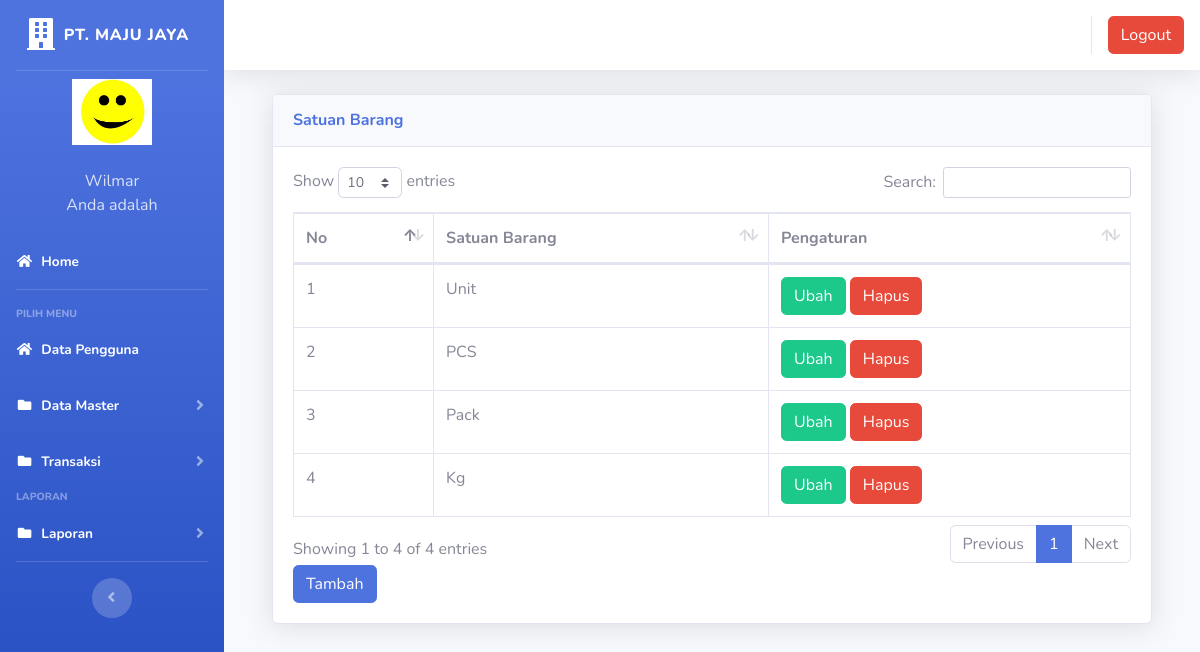
The app's page /index.php?page=satuanbarang (signed in) with its own data.
### tables this page shows
CREATE TABLE `users` (
  `id` int(11) NOT NULL AUTO_INCREMENT,
  `nik` varchar(10) NOT NULL,
  `nama` varchar(100) NOT NULL,
  `alamat` text NOT NULL,
  `telepon` varchar(20) NOT NULL,
  `username` varchar(25) NOT NULL,
  `password` text NOT NULL,
  `foto` varchar(25) NOT NULL,
  PRIMARY KEY (`id`)
);

CREATE TABLE `satuan` (
  `id` int(11) NOT NULL AUTO_INCREMENT,
  `satuan` varchar(20) NOT NULL,
  PRIMARY KEY (`id`)
);

### page/satuanbarang/satuan.php (the view, shortened to what this page needs)
<div class="container-fluid">
  <div class="card shadow mb-4">
    <div class="card-header py-3">
      <h6 class="m-0 font-weight-bold text-primary">Satuan Barang</h6>
    </div>
    <div class="card-body">
      <div class="table-responsive">
        <table class="table table-bordered" id="dataTable" width="100%" cellspacing="0">
        <thead>
                                <tr>
			<th>No</th>
			<th>Satuan Barang</th>
			<th>Pengaturan</th>
                                </tr>
		</thead>
          <tbody>
            <?php
	$no = 1;
	$sql = $koneksi->query("select * from satuan");
	while ($data = $sql->fetch_assoc()) {
	?>
                                <tr>
                                    <td><?php echo $no++; ?></td>
			<td><?php echo $data['satuan'] ?></td>
			<td>
			<a href="?page=satuanbarang&aksi=ubahsatuan&id=<?php echo $data['id'] ?>" class="btn btn-success" >Ubah</a>
			<a onclick="return confirm('Apakah anda yakin akan menghapus data ini?')" href="?page=satuanbarang&aksi=hapussatuan&id=<?php echo $data['id'] ?>" class="btn btn-danger" >Hapus</a>
			</td>
                                </tr>
	<?php }?>
		   </tbody>
                        </table>
<a href="?page=satuanbarang&aksi=tambahsatuan" class="btn btn-primary" >Tambah</a>
      </div>
    </div>
  </div>
</div>

### index.php (shortened to what this page needs)
<?php
	$koneksi = new mysqli("localhost","root","","inventori");
	?>
<!DOCTYPE html>
<html lang="en">
<head>
  <link href="vendor/fontawesome-free/css/all.min.css" rel="stylesheet" type="text/css">
  <link href="css/sb-admin-2.min.css" rel="stylesheet">
  <link href="vendor/datatables/dataTables.bootstrap4.min.css" rel="stylesheet">
</head>
<body id="page-top">
  <div id="wrapper">
    <ul class="navbar-nav bg-gradient-primary sidebar sidebar-dark accordion" id="accordionSidebar">
      <a class="sidebar-brand d-flex align-items-center justify-content-center" href="index.php">
        <div class="sidebar-brand-icon">
          <i class="fas fa-building"></i>
        </div>
        <div class="sidebar-brand-text mx-2">PT. MAJU JAYA</div>
      </a>
      <hr class="sidebar-divider my-0">
 <?php
	 $user = $_SESSION['superadmin'];
   $sql =$koneksi->query("select * from users where id='$user'");
   $data = $sql->fetch_assoc();
   ?>
    <li class="d-flex align-items-center justify-content-center">
        <a class="nav-link">
		 <img src="img/<?php echo $data['foto']?>" class="img-circle" width="80" alt="User"/></a>
	  </li>
		 <li class="nav-item ">
        <a class="nav-link">
         	<div class="d-flex align-items-center justify-content-center" class="name">  <?php echo  $data['nama'];?></div></font>
			<div class="d-flex align-items-center justify-content-center" class="email">Anda adalah <?php echo $data['level'];?></div>
		 </a>
      </li>
      <li class="nav-item active">
        <a class="nav-link" href="?page=home">
          <i class="fas fa-fw fa-home"></i>
          <span>Home</span></a>
      </li>
      <hr class="sidebar-divider">
      <div class="sidebar-heading">
        Pilih Menu
      </div>
	    <li class="nav-item active">
        <a class="nav-link" href="?page=pengguna">
          <i class="fas fa-fw fa-home"></i>
          <span>Data Pengguna</span></a>
      </li>
	   <li class="nav-item active">
        <a class="nav-link collapsed" href="#" data-toggle="collapse" data-target="#collapseData" aria-expanded="true" aria-controls="collapseData">
          <i class="fas fa-fw fa-folder"></i>
          <span>Data Master</span>
        </a>
      </li>
	    <li class="nav-item active">
        <a class="nav-link collapsed" href="#" data-toggle="collapse" data-target="#collapsePages" aria-expanded="true" aria-controls="collapsePages">
          <i class="fas fa-fw fa-folder"></i>
          <span>Transaksi</span>
        </a>
      </li>
      <div class="sidebar-heading">
        Laporan
      </div>
	     <li class="nav-item active">
        <a class="nav-link collapsed" href="#" data-toggle="collapse" data-target="#collapseLaporan" aria-expanded="true" aria-controls="collapseLaporan">
          <i class="fas fa-fw fa-folder"></i>
          <span>Laporan</span>
        </a>
      </li>
      <hr class="sidebar-divider d-none d-md-block">
      <div class="text-center d-none d-md-inline">
        <button class="rounded-circle border-0" id="sidebarToggle"></button>
      </div>
    </ul>
    <div id="content-wrapper" class="d-flex flex-column">
      <div id="content">
        <nav class="navbar navbar-expand navbar-light bg-white topbar mb-4 static-top shadow">
          <ul class="navbar-nav ml-auto">
            <li class="nav-item dropdown no-arrow">
			 <div class="top-menu">
        <ul class="nav pull-right top-menu">
           <li><a onclick="return confirm('Apakah anda yakin akan logout?')" class="btn btn-danger" class="logout" href="logout.php">Logout</a></li>
        </ul>
      </div>
            </li>
          </ul>
        </nav>
        <div class="container-fluid">
		 <section class="content">
		      <?php
			   $page = $_GET['page'];
			   $aksi = $_GET['aksi'];
			     if ($page == "satuanbarang") {
				   if ($aksi == "") {
					   include "page/satuanbarang/satuan.php";
				   }
			   }
			   ?>
    </section>
</div>
    </div>
  </div>
  </div>
</body>
</html>

### records on screen
users: foto (picture), nama "Wilmar"
satuan: satuan "Unit"
satuan: satuan "PCS"
satuan: satuan "Pack"
satuan: satuan "Kg"
